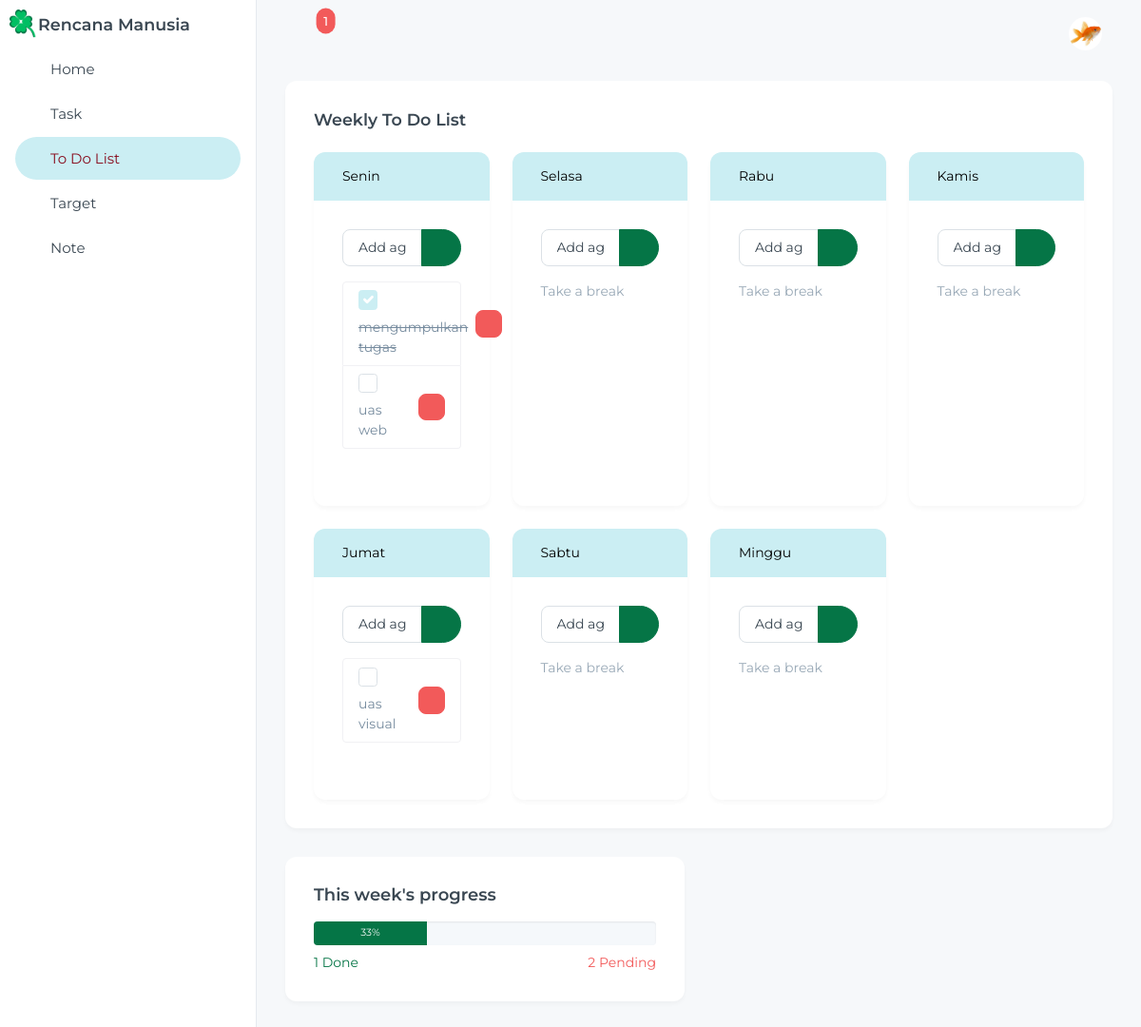
The page /todo.php (signed in) on the database its author committed.
### tables this page shows
CREATE TABLE `user` (
  `id_user` int(11) NOT NULL,
  `username` varchar(50) NOT NULL,
  `password` varchar(255) NOT NULL,
  `nama_lengkap` varchar(255) NOT NULL,
  `tanggal_daftar` timestamp NOT NULL DEFAULT current_timestamp(),
  `foto_profil` varchar(255) NOT NULL DEFAULT '''user-2.jpg'''
);

CREATE TABLE `todo` (
  `id_todo` int(255) NOT NULL,
  `hari_todo` enum('senin','selasa','rabu','kamis','jumat','sabtu','minggu') NOT NULL,
  `deskripsi_todo` varchar(255) NOT NULL,
  `status_todo` enum('pending','done') NOT NULL DEFAULT 'pending'
);

### reminder_task.php (called while the page is built)
<?php
$reminder_task = [];
$today = date('Y-m-d');
if (!isset($data_task)) {
    $data_task = $db->tampil_data();
}
foreach ($data_task as $task) {
    $diff = (strtotime($task['tanggal_dl']) - strtotime($today)) / (60 * 60 * 24);
    if ($diff >= 0 && $diff <= 7) {
        $reminder_task[] = $task;
    }
}
$jumlah_reminder = count($reminder_task);
?>

### koneksi.php (called while the page is built, shortened)
<?php
class database {
    var $host = "localhost";
    var $username = "root";
    var $password = "";
    var $database = "uas";
    var $koneksi;
    function __construct() {
        $this->koneksi = mysqli_connect($this->host, $this->username, $this->password, $this->database);
    }
    function get_user_by_id($id_user) {
        $query = "SELECT * FROM user WHERE id_user = ?";
        $stmt = $this->koneksi->prepare($query);
        $stmt->bind_param("i", $id_user);
        $stmt->execute();
        $result = $stmt->get_result();
        return $result->fetch_assoc();
    }
    function tampil_data($search = "") {
        if ($search != "") {
            $data = mysqli_query($this->koneksi, "SELECT * FROM task WHERE judul LIKE '%$search%'");
        } else {
            $data = mysqli_query($this->koneksi, "SELECT * FROM task");
        }
        $hasil = [];
        while ($row = mysqli_fetch_array($data)) {
            $hasil[] = $row;
        }
        return $hasil;
    }
    function get_todo_by_day($hari) {
        $query = "SELECT * FROM todo
                WHERE hari_todo = '$hari'
                ORDER BY id_todo ASC";
        $result = mysqli_query($this->koneksi, $query);
        $todos = [];
        while ($row = mysqli_fetch_assoc($result)) {
            $todos[] = $row;
        }
        return $todos;
    }
}
?>

### todo.php (the view, shortened to what this page needs)
<?php
include('koneksi.php');
$db = new database();
include('reminder_task.php');
$user_id = $_SESSION['id_user'];
$user = $db->get_user_by_id($user_id);
$hari_todo = ['senin', 'selasa', 'rabu', 'kamis', 'jumat', 'sabtu', 'minggu'];
$total_todo = 0;
$done_todo = 0;
foreach ($hari_todo as $hari) {
    $todos = $db->get_todo_by_day($hari);
    $total_todo += count($todos);
    foreach ($todos as $todo) {
        if ($todo['status_todo'] == 'done') {
            $done_todo++;
        }
    }
}
$done_percent = $total_todo > 0 ? round(($done_todo / $total_todo) * 100) : 0;
?>
<!DOCTYPE html>
<html lang="en">
<head>
    <link rel="stylesheet" href="css/styles.min.css" />
    <link rel="stylesheet" href="css/icons/tabler-icons/tabler-icons.css" />
</head>
<body>
    <div class="page-wrapper" id="main-wrapper">
        <div class="page-wrapper" id="main-wrapper" data-layout="vertical" data-navbarbg="skin6" data-sidebartype="full"
        data-sidebar-position="fixed" data-header-position="fixed">
        <aside class="left-sidebar">
            <div class="brand-logo d-flex align-items-center justify-content-between">
                <a href="index.php" class="text-nowrap logo-img d-flex align-items-center">
                    <img src="images/logos/logo_rm.png" alt="Logo" style="width: 30px; height: auto; margin-left: 10px;" />
                    <h5 class="mb-0">Rencana Manusia </h5>
                </a>
            </div>
            <nav class="sidebar-nav scroll-sidebar" data-simplebar="">
                <ul id="sidebarnav">
                    <li class="sidebar-item">
                        <a class="sidebar-link" href="index.php" aria-expanded="false">
                            <span><iconify-icon icon="solar:home-smile-bold-duotone" class="fs-6"></iconify-icon></span>
                            <span class="hide-menu">Home</span>
                        </a>
                    </li>
                    <li class="sidebar-item">
                        <a class="sidebar-link" href="./task.php" aria-expanded="false">
                            <span><iconify-icon icon="solar:file-smile-bold-duotone" class="fs-6"></iconify-icon></span>
                            <span class="hide-menu">Task</span>
                        </a>
                    </li>
                    <li class="sidebar-item">
                        <a class="sidebar-link active" href="./todo.php" aria-expanded="false">
                            <span><iconify-icon icon="solar:list-check-minimalistic-bold-duotone" class="fs-6"></iconify-icon></span>
                            <span class="hide-menu">To Do List</span>
                        </a>
                    </li>
                    <li class="sidebar-item">
                        <a class="sidebar-link" href="./target.php" aria-expanded="false">
                            <span><iconify-icon icon="solar:danger-circle-bold-duotone" class="fs-6"></iconify-icon></span>
                            <span class="hide-menu">Target</span>
                        </a>
                    </li>
                    <li class="sidebar-item">
                        <a class="sidebar-link" href="./note.php" aria-expanded="false">
                            <span><iconify-icon icon="solar:bookmark-square-minimalistic-bold-duotone" class="fs-6"></iconify-icon></span>
                            <span class="hide-menu">Note</span>
                        </a>
                    </li>
                </ul>
            </nav>
        </aside>
        <div class="body-wrapper">
            <header class="app-header">
                <nav class="navbar navbar-expand-lg navbar-light">
                    <ul class="navbar-nav">
                        <li class="nav-item">
                            <a class="nav-link nav-icon-hover position-relative" href="#" data-bs-toggle="dropdown">
                                <i class="ti ti-bell-ringing"></i>
                                <?php if($jumlah_reminder > 0): ?>
                                <span class="position-absolute top-10 start-100 translate-middle badge rounded-pill bg-danger">
                                    <?= $jumlah_reminder ?>
                                </span>
                                <?php endif; ?>
                            </a>
                        </li>
                    </ul>
                    <div class="navbar-collapse justify-content-end px-0" id="navbarNav">
                        <ul class="navbar-nav flex-row ms-auto align-items-center justify-content-end">
                            <li class="nav-item dropdown">
                                <a class="nav-link nav-icon-hover" href="javascript:void(0)" id="drop2" data-bs-toggle="dropdown" aria-expanded="false">
                                    <?php
                                    $foto_profil_nav = !empty($user['foto_profil']) ?
                                        "images/uploads/" . $user['foto_profil'] :
                                        "images/user-2.jpg";
                                    ?>
                                    <img src="<?= $foto_profil_nav ?>" alt="Foto Profil" width="35" height="35" class="rounded-circle" style="object-fit: cover;">
                                </a>
                            </li>
                        </ul>
                    </div>
                </nav>
            </header>
            <div class="container-fluid">
                <div class="row">
                    <div class="col-lg-12">
                        <div class="card">
                            <div class="card-body">
                                <h5 class="mb-4">Weekly To Do List</h5>
                                <div class="row row-cols-1 row-cols-md-4 g-4">
                                    <?php foreach ($hari_todo as $hari): ?>
                                    <div class="col">
                                        <div class="card h-100">
                                            <div class="card-header bg-primary text-black">
                                                <?= ucfirst($hari) ?>
                                            </div>
                                            <div class="card-body">
                                                <form method="POST" class="mb-3">
                                                    <div class="input-group">
                                                        <input type="text" name="deskripsi_todo"
                                                               class="form-control" placeholder="Add agenda..." required>
                                                        <button type="submit" name="tambah_todo"
                                                                class="btn btn-success">
                                                        </button>
                                                    </div>
                                                </form>
                                                <?php
                                                $todos = $db->get_todo_by_day($hari);
                                                if (empty($todos)): ?>
                                                    <p class="text-muted">Take a break</p>
                                                <?php else: ?>
                                                    <ul class="list-group">
                                                        <?php foreach ($todos as $todo): ?>
                                                        <li class="list-group-item d-flex justify-content-between align-items-center">
                                                            <div>
                                                                <form method="POST" action="proses_todo.php" class="d-inline">
                                                                    <div class="form-check form-check-inline">
                                                                        <input class="form-check-input" type="checkbox"
                                                                            name="status_todo" value="done"
                                                                            <?= $todo['status_todo'] == 'done' ? 'checked' : '' ?>
                                                                            onchange="this.form.submit()">
                                                                    </div>
                                                                </form>
                                                                <span class="<?= $todo['status_todo'] == 'done' ? 'text-decoration-line-through' : '' ?>">
                                                                    <?= htmlspecialchars($todo['deskripsi_todo']) ?>
                                                                </span>
                                                            </div>
                                                            <a href="proses_todo.php?action=delete_todo&id_todo=<?= $todo['id_todo'] ?>"
                                                            class="btn btn-sm btn-danger ms-2"
                                                            onclick="return confirm('Yakin ingin menghapus?')">
                                                                <i class="ti ti-trash"></i>
                                                            </a>
                                                        </li>
                                                        <?php endforeach; ?>
                                                    </ul>
                                                <?php endif; ?>
                                            </div>
                                        </div>
                                    </div>
                                    <?php endforeach; ?>
                                </div>
                            </div>
                        </div>
                    </div>
                    <div class="col-lg-6">
                        <div class="card">
                            <div class="card-body">
                                <h5 class="card-title">This week's progress </h5>
                                <div class="progress mt-3" style="height: 25px;">
                                    <div class="progress-bar bg-success"
                                         style="width: <?= $done_percent ?>%"
                                         role="progressbar">
                                        <?= $done_percent ?>%
                                    </div>
                                </div>
                                <div class="mt-2 d-flex justify-content-between">
                                    <span class="text-success">
                                        <?= $done_todo ?> Done
                                    </span>
                                    <span class="text-danger">
                                        <?= $total_todo - $done_todo ?> Pending
                                    </span>
                                </div>
                            </div>
                        </div>
                    </div>
                </div>
            </div>
        </div>
    </div>
</body>
</html>

### rows shown on the page
user: foto_profil (picture)
todo: status_todo "☑", deskripsi_todo "mengumpulkan tugas"
todo: deskripsi_todo "uas web"
todo: deskripsi_todo "uas visual"

### other values the page prints
$jumlah_reminder "1"
$hari "Senin"
$hari "Selasa"
$hari "Rabu"
$hari "Kamis"
$hari "Jumat"
$hari "Sabtu"
$hari "Minggu"
$done_percent "33"
$done_todo "1"
$total_todo - $done_todo "2"
